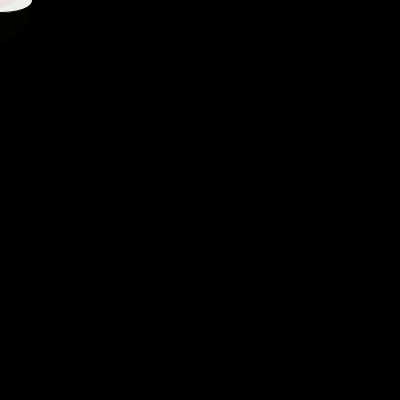
Frame 1 (no input)
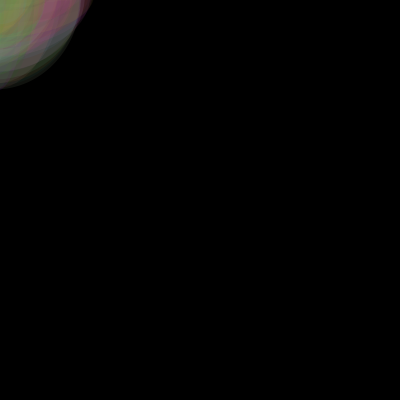
Frame 60 (the mouse pressed at the canvas centre just before this capture)
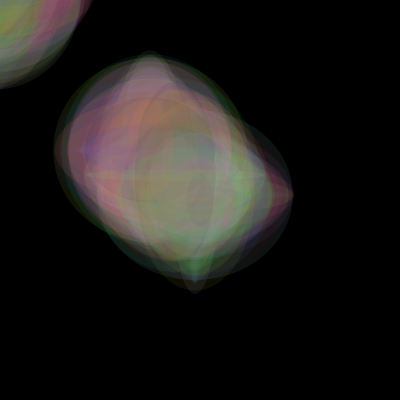
Frame 120 (the mouse held since frame 60 and released just before this capture)

The Processing sketch that drew these frames (run headless with seeded random() and noise(); from frame 60 on, the mouse is pressed at the canvas centre):

// Processing sketch: processing_88802
// ── processing_88802.pde

//prisca ohito, hw3 48-257 2.6.13, 
//copyright by prisca a ohito 2013;

float wd, ht;

void setup()
{
  size(400, 400);
  background(0);
  smooth();


  line(0, 0, width, height);
  println(frameCount);

}

void draw()
{
   //big ellipse
   ellipse(mouseX, mouseY, random(100), random(100));
   wd = wd;
   ht = ht;

  //small elllipse
   ellipse(pmouseX-50, pmouseY-50, random(10,200), random(10,200));
   wd = wd;
   ht = ht;
   float distx = mouseX - pmouseX * .5;
   float disty = mouseY - pmouseY * .5;
   fill(random(255),random(255), random(255), 20);
     noStroke();  
     
  //tiny ellipse
     ellipse(pmouseX-25, pmouseY-25, random(10,200), random(10,200));
   wd = wd;
   ht = ht;
   float distx2 = mouseX - pmouseX * .3;
   float disty2 = mouseY - pmouseY * .3;
   fill(random(255),random(255), random(255), 20);
     noStroke();  
     
  //tiniest ellipse
   ellipse(pmouseX-5, pmouseY-5, random(10,200), random(10,200));
   wd = wd;
   ht = ht;
   float distx3 = mouseX - pmouseX * .15;
   float disty3 = mouseY - pmouseY * .15;
   fill(random(255),random(255), random(255), 20);
     noStroke();  
}
